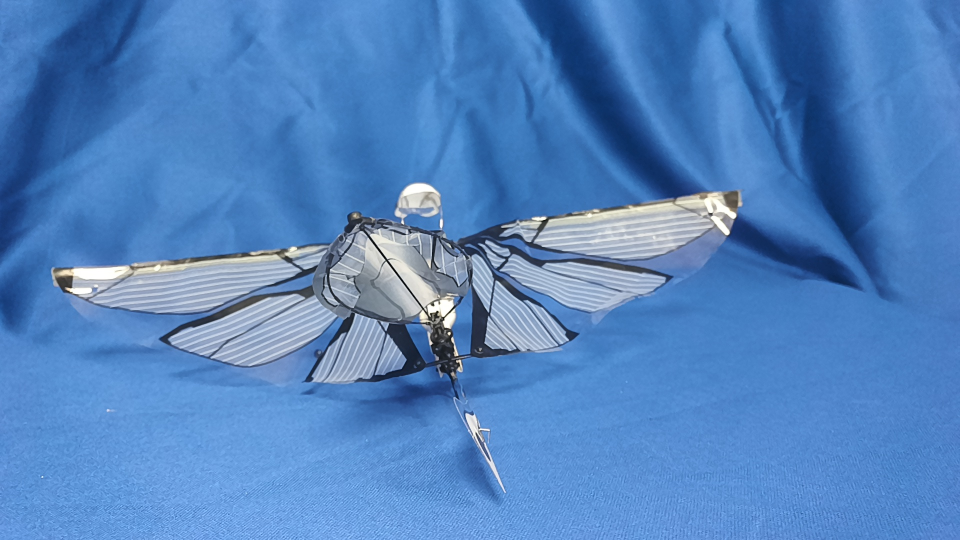
#> input picture HSV Analysis/image/新增資料夾 (2)/34.jpg, 1920 x 1080 px, found by its file name (shown at 1/2 size)
$ python hsv_test.py
#> lines starting #> are read from the running program, lines starting #| are printed output that depends on the picture; after the words box and inside, x2 and y2 are one past the last pixel; in counts of white or black regions, pixels touching at a corner belong together
#> further down, img1 is the input picture: shape (1080, 1920, 3); mean B, G, R 190.9, 131, 82.4
import cv2
# import matplotlib.pyplot as plt
# import matplotlib.image as mplimg
import numpy as np
# [10 lines of commented-out code are left out]

class hsv_parmeter:
    lower = np.array([90, 110 , 50])  #Red lower limit
    upper = np.array([109, 255, 255])  #Red upper limit
    kernel = cv2.getStructuringElement(cv2.MORPH_RECT,(3,3))
    def __init__(self,img):
        # pdata_plt_hsv = cv2.resize(pdata_plt_hsv,(600,600))

        #self.img = cv2.resize(img,(600,600))
        self.img1 = img
        self.img = self.img1.copy()

        self.hsv_transformation()

    def hsv_transformation(self):

        # change to hsv model
        hsv_pdata = cv2.cvtColor(self.img, cv2.COLOR_BGR2HSV)
#> hsv_pdata: shape (1080, 1920, 3); mean H, S, V 105.2, 147, 191.1
        cv2.imshow('image1',cv2.resize(hsv_pdata,[600,600]))
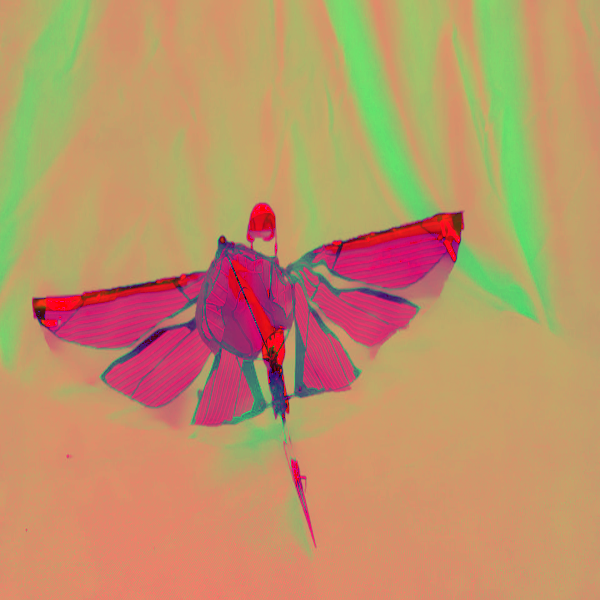
#> window 'image1': shape (600, 600, 3); mean B, G, R 105.2, 146.9, 191.1

        # get mask
        hsv_mask  = ~(cv2.inRange(hsv_pdata,self.lower,self.upper))
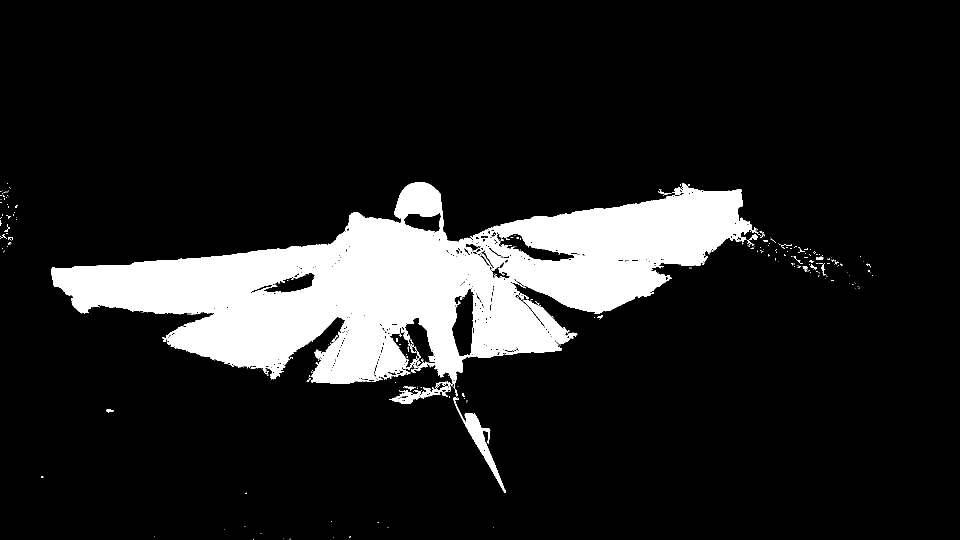
#> hsv_mask: shape (1080, 1920) (shown at 1/2 size); 13% white; 320 white regions (289 under 20 px), largest, box (x1, y1, x2, y2) and area: (102, 365, 1522, 785) 261607, (907, 794, 1012, 986) 3086, (778, 763, 901, 808) 1687
        cv2.imshow('hsv_mask',cv2.resize(hsv_mask,[600,600]))
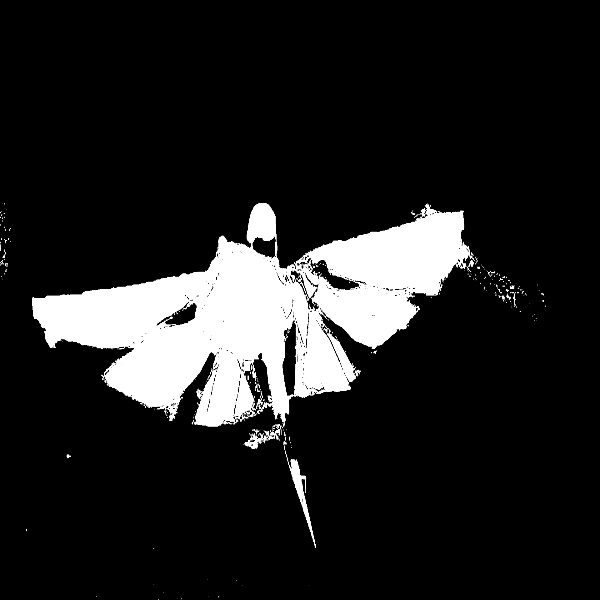
#> window 'hsv_mask': shape (600, 600); min 0, max 255, mean 33.1
        cv2.imwrite('hsv_mask.jpg',hsv_mask)

        # detect blue
        hsv_res  = cv2.bitwise_and(self.img1,self.img1,mask= hsv_mask)
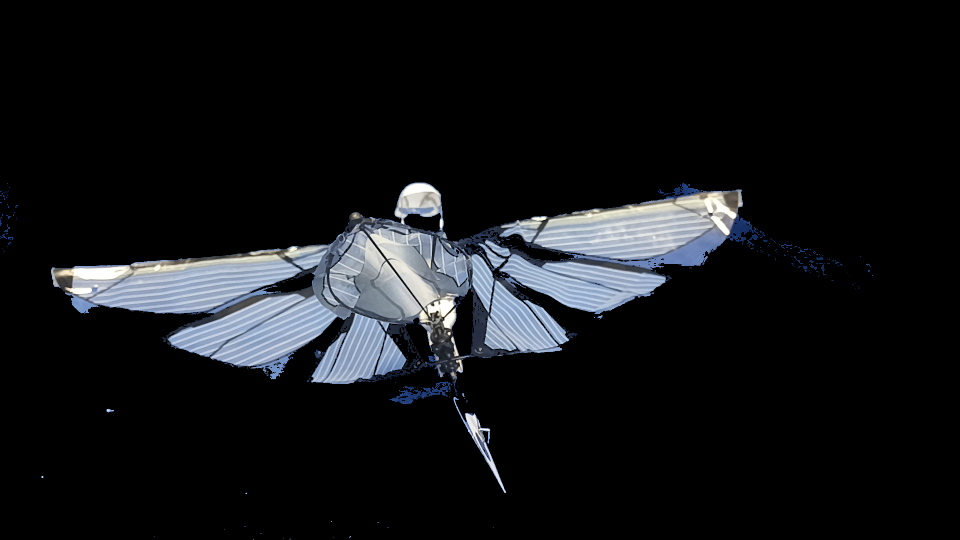
#> hsv_res: shape (1080, 1920, 3) (shown at 1/2 size); mean B, G, R 22.9, 20.5, 18.9
        # plt BGR to RGB
        # pdata_plt_hsv = cv2.cvtColor(hsv_res, cv2.COLOR_HSV2BGR)
        #pdata_plt_hsv = cv2.resize(pdata_plt_hsv,(600,600))

        #rgb_pdata = cv2.cvtColor(pdata_plt_hsv, cv2.COLOR_HSV2BGR)
        cv2.imshow('image',cv2.resize(hsv_res,[600,600]))
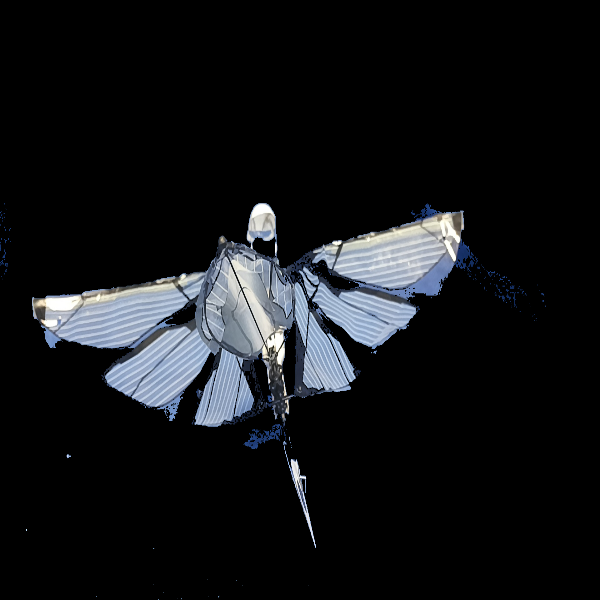
#> window 'image': shape (600, 600, 3); mean B, G, R 22.9, 20.5, 18.9
        cv2.imwrite('image.png',hsv_res)

img1 = cv2.imread("./image/34.jpg")
test = hsv_parmeter(img1)
cv2.waitKey(0)
cv2.destroyAllWindows()

$ run again, with HSV Analysis/image/新增資料夾 (2)/3.jpg copied over HSV Analysis/image/新增資料夾 (2)/34.jpg
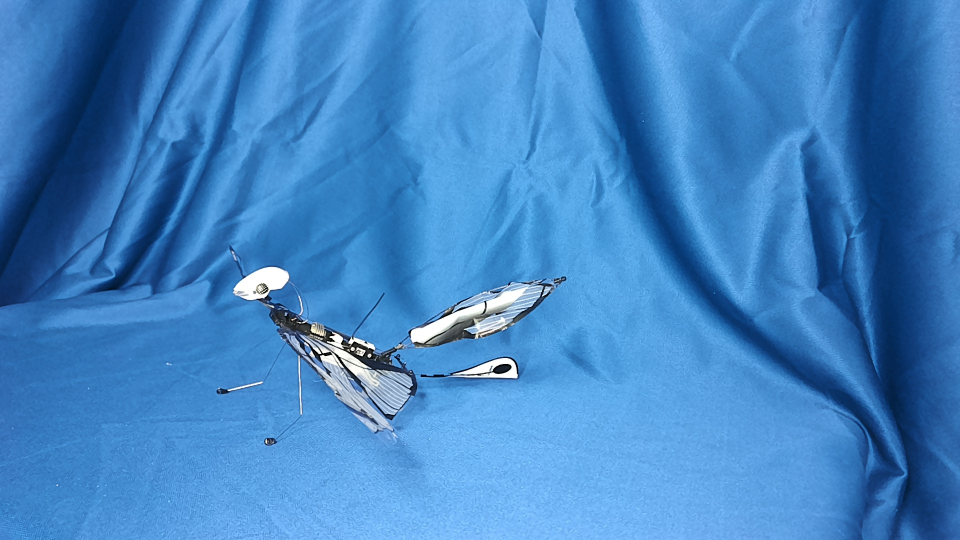
#> input picture HSV Analysis/image/新增資料夾 (2)/3.jpg, 1920 x 1080 px, found by its file name (shown at 1/2 size)
#> img1 is the input picture: shape (1080, 1920, 3); mean B, G, R 194.8, 131.6, 65.5
#> hsv_pdata: shape (1080, 1920, 3); mean H, S, V 104.2, 174.2, 194.8
#> in hsv_transformation, `hsv_mask  = ~(cv2.inRange(hsv_pdata,self.lower,self.upper))`:
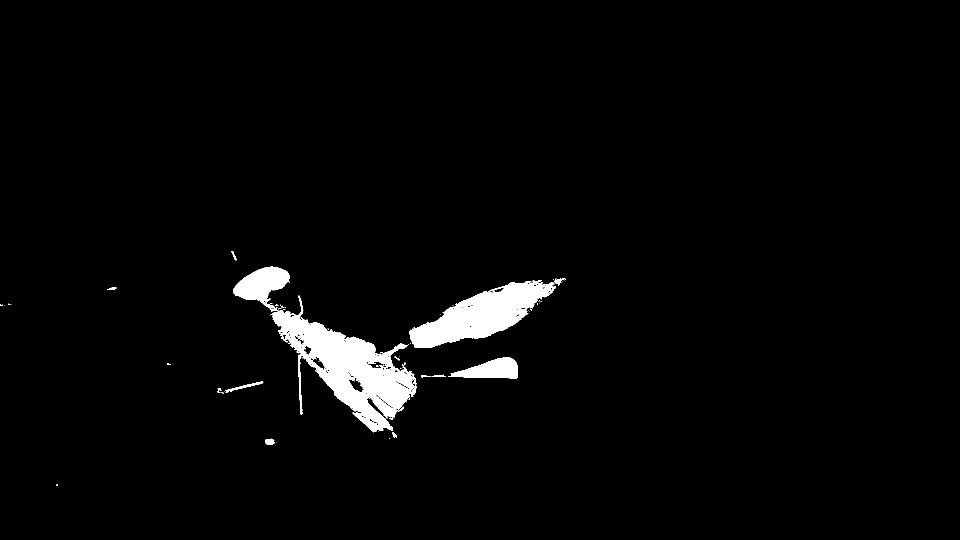
#> hsv_mask: shape (1080, 1920) (shown at 1/2 size); 2.7% white; 68 white regions (54 under 20 px), largest, box (x1, y1, x2, y2) and area: (541, 591, 833, 865) 28462, (818, 560, 1112, 696) 17952, (466, 533, 580, 624) 5265
#> in hsv_transformation, `cv2.imshow('image',cv2.resize(hsv_res,[600,600]))`:
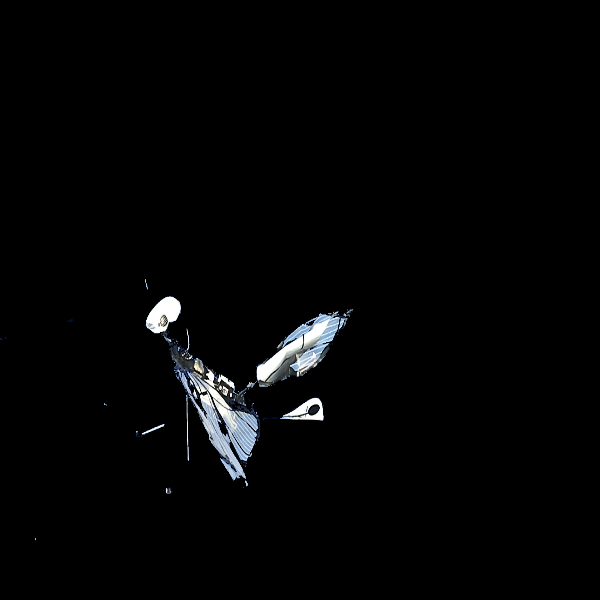
#> window 'image': shape (600, 600, 3); mean B, G, R 4.9, 4.6, 4.3

$ run again, with HSV Analysis/image/新增資料夾 (2)/323.jpg copied over HSV Analysis/image/新增資料夾 (2)/34.jpg
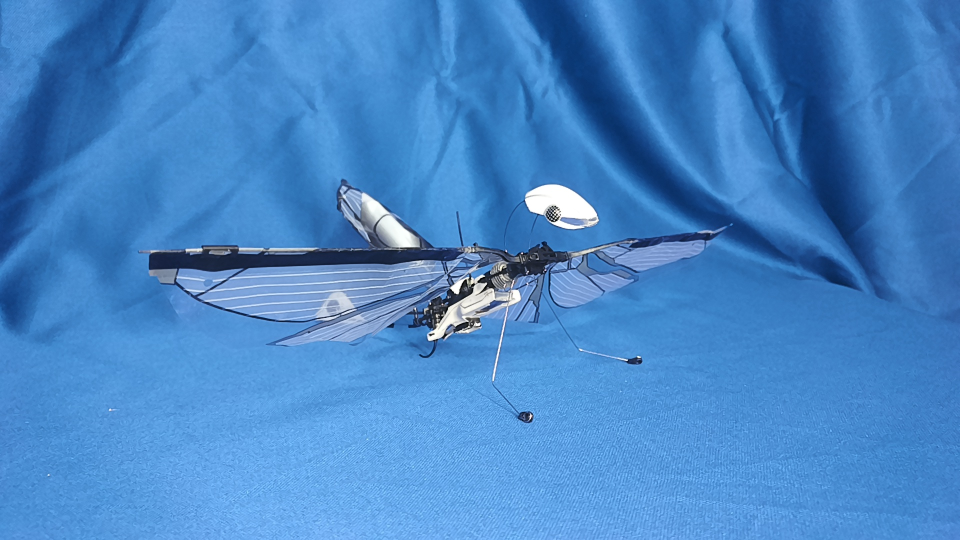
#> input picture HSV Analysis/image/新增資料夾 (2)/323.jpg, 1920 x 1080 px, found by its file name (shown at 1/2 size)
#> img1 is the input picture: shape (1080, 1920, 3); mean B, G, R 198.6, 133.8, 71.1
#> hsv_pdata: shape (1080, 1920, 3); mean H, S, V 104.8, 166.2, 198.7
#> in hsv_transformation, `hsv_mask  = ~(cv2.inRange(hsv_pdata,self.lower,self.upper))`:
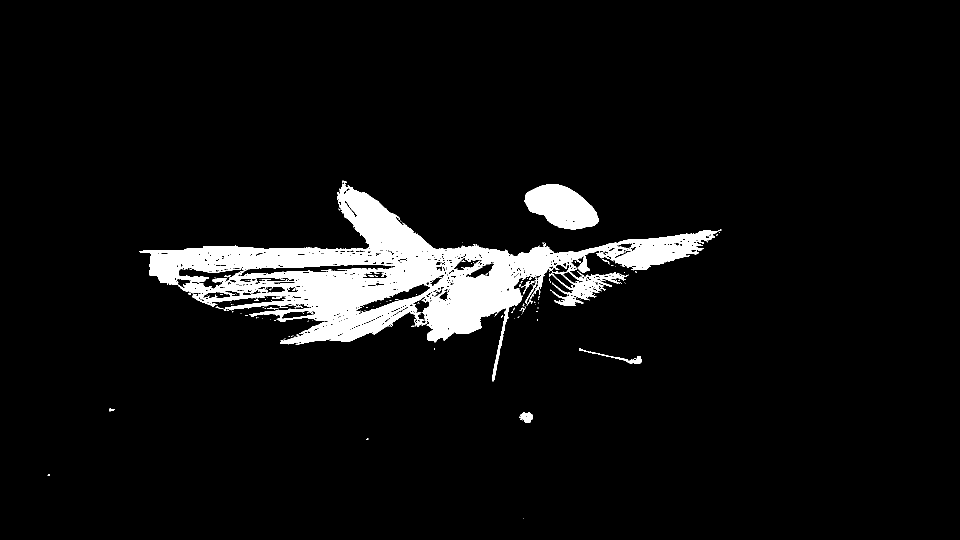
#> hsv_mask: shape (1080, 1920) (shown at 1/2 size); 6% white; 203 white regions (185 under 20 px), largest, box (x1, y1, x2, y2) and area: (279, 361, 1443, 763) 112705, (1049, 368, 1198, 460) 8984, (1158, 697, 1284, 728) 532
#> in hsv_transformation, `cv2.imshow('image',cv2.resize(hsv_res,[600,600]))`:
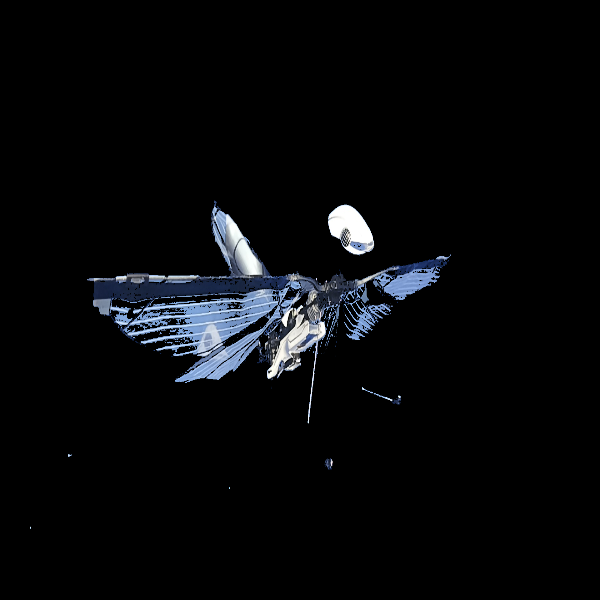
#> window 'image': shape (600, 600, 3); mean B, G, R 10.2, 8.5, 7.4
